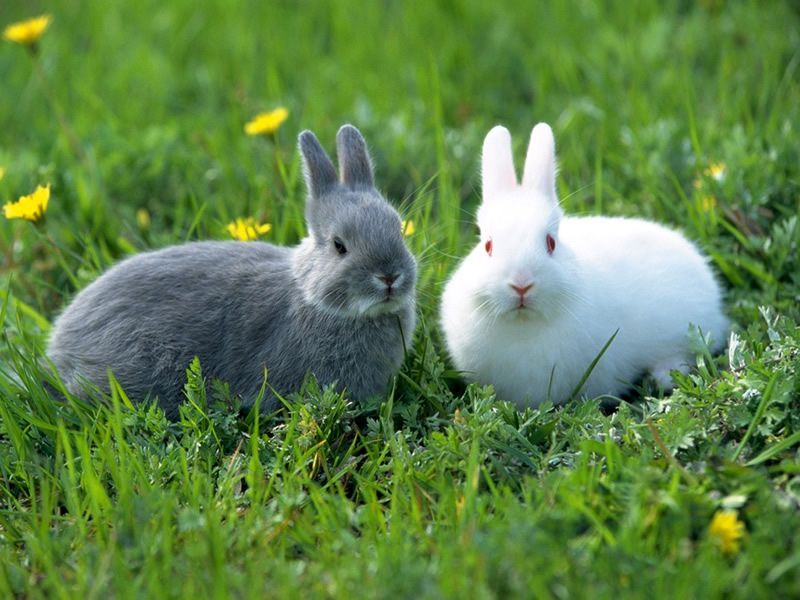
#> input picture day08/timg.jpg, 800 x 600 px
$ python demo01_ndimage.py   (older library calls are emulated)
#> lines starting #> are read from the running program, lines starting #| are printed output that depends on the picture
# -*- coding: utf-8 -*-
from __future__ import unicode_literals
"""
demo01_ndimage.py
"""
import numpy as np
import scipy.misc as sm
import scipy.ndimage as sn
import matplotlib.pyplot as mp

# 读取文件
original = sm.imread('timg.jpg', True)
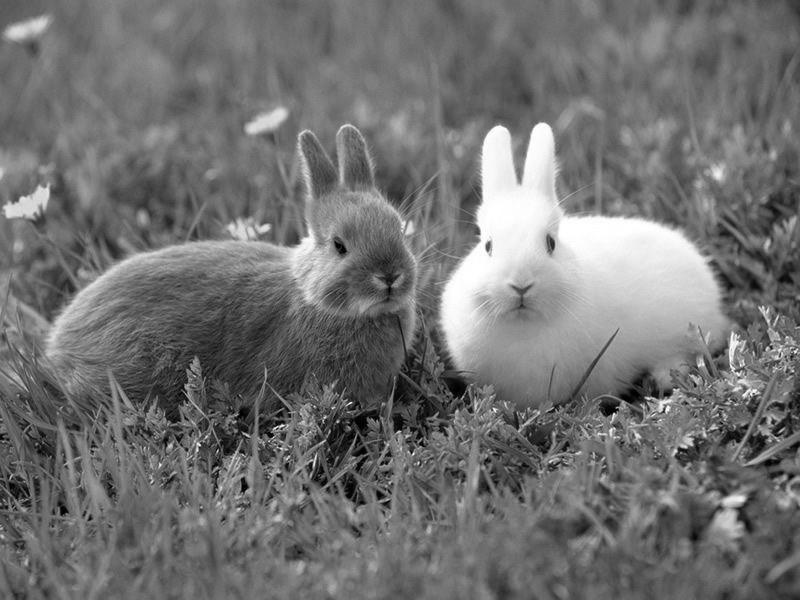
#> original: shape (600, 800) float32; min 0, max 255, mean 114
# 高斯模糊
median = sn.median_filter(original, 10)
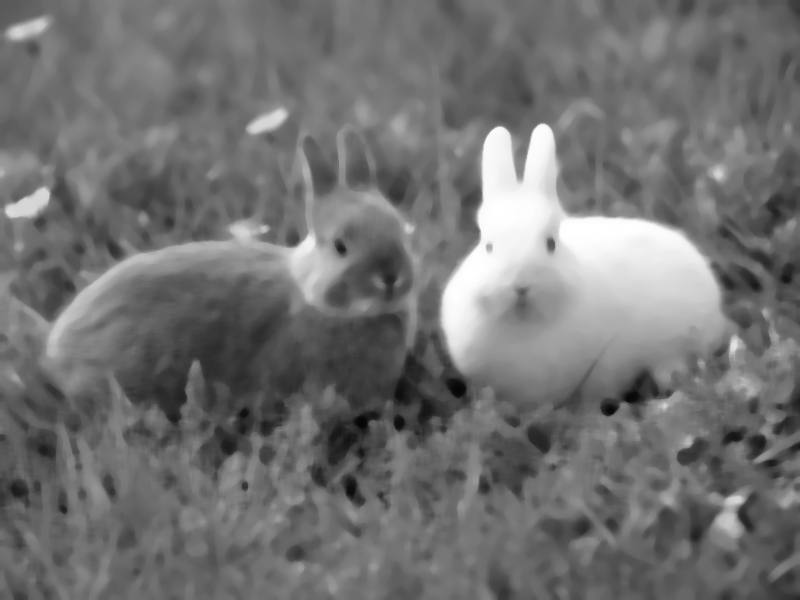
#> median: shape (600, 800) float32; min 5.69, max 255, mean 114.2
# 角度旋转
rotate = sn.rotate(original, 45)
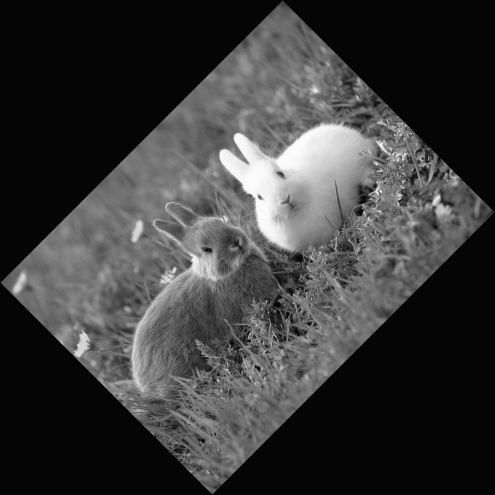
#> rotate: shape (990, 990) float32 (shown at 1/2 size); min -5.87, max 258.6, mean 55.6; drawn with min black and max white
# 边缘识别
prewitt = sn.prewitt(original)
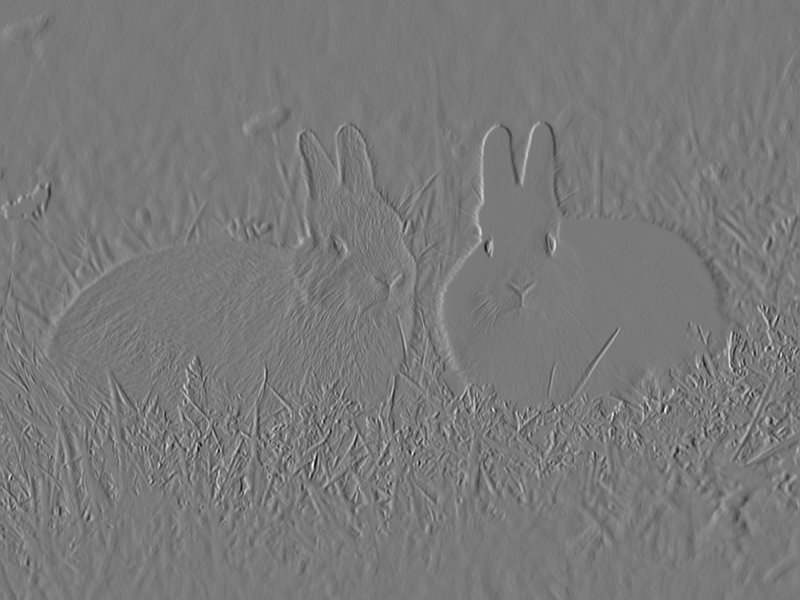
#> prewitt: shape (600, 800) float32; min -527.5, max 576.3, mean -0.1; drawn with min black and max white
mp.figure('Image', facecolor='lightgray')
mp.subplot(221)
mp.title('Original', fontsize=16)
mp.axis('off')
mp.imshow(original, cmap='gray')
mp.subplot(222)
mp.title('Median', fontsize=16)
mp.axis('off')
mp.imshow(median, cmap='gray')
mp.subplot(223)
mp.title('Rotate', fontsize=16)
mp.axis('off')
mp.imshow(rotate, cmap='gray')
mp.subplot(224)
mp.title('Prewitt', fontsize=16)
mp.axis('off')
mp.imshow(prewitt, cmap='gray')
mp.tight_layout()
mp.show()
